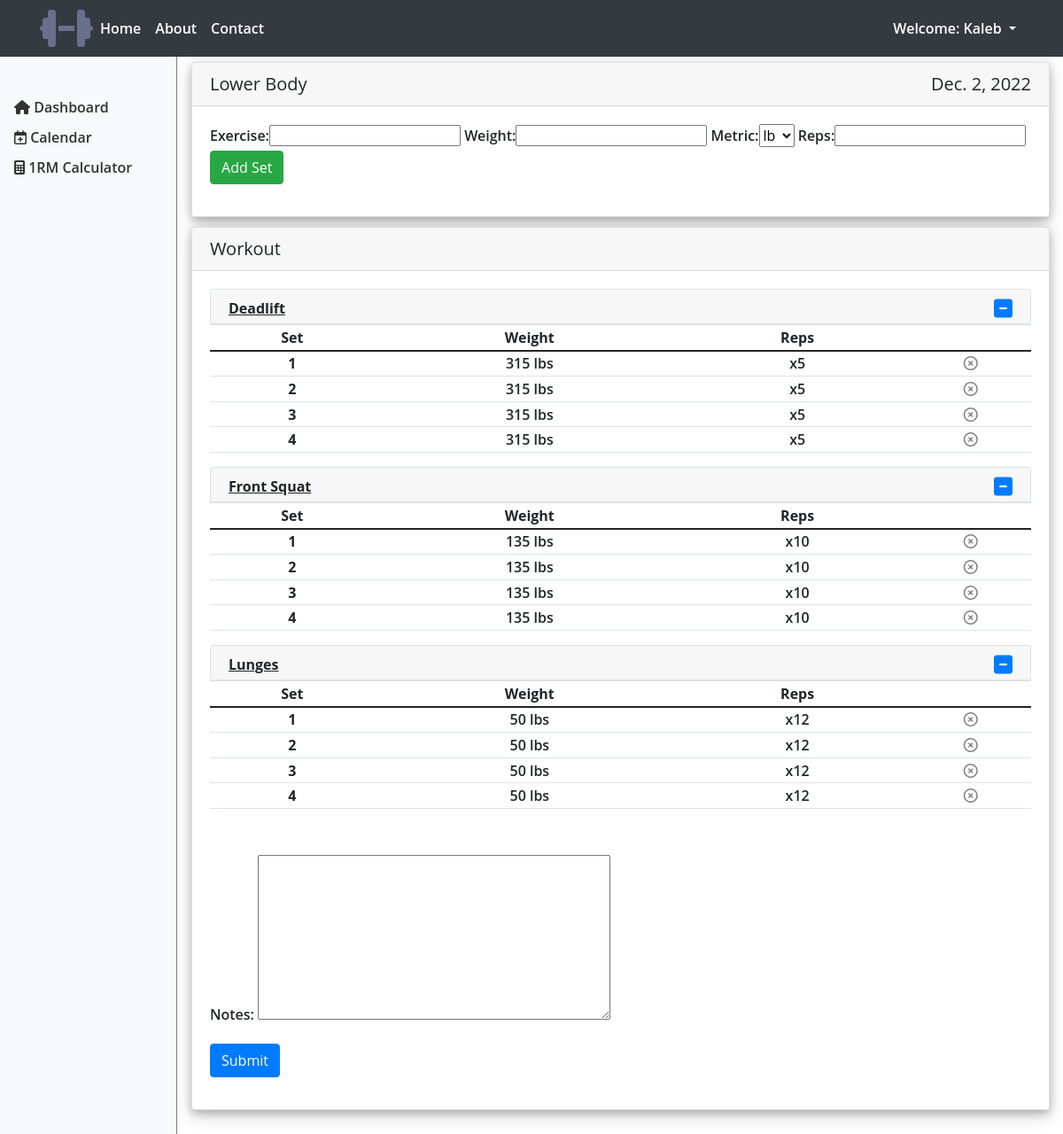
The app's page /7 (signed in) with its own data.
### fit_tracker/models.py (models this page shows, shortened)
class WorkoutName(models.Model):
    name = models.CharField(max_length=200)
    date = models.ForeignKey(
        WorkoutDate, on_delete=models.CASCADE, related_name="workoutname", null=True)

class WorkoutDate(models.Model):
    user = models.ForeignKey(
        User, on_delete=models.CASCADE, related_name="workoutdate", null=True)
    date = models.DateField()
    def __str__(self):
        return str(self.date)

class Exercise(models.Model):
    name = models.CharField(max_length=200)
    workout = models.ForeignKey(
        WorkoutName, on_delete=models.CASCADE, related_name="exercise", null=True)

class ExerciseSet(models.Model):
    METRICS = (
        ("lb", "lb"),
        ("kg", "kg"),
    )
    exercise = models.ForeignKey(
        Exercise, on_delete=models.CASCADE, related_name="exerciseset", null=True)
    weight = models.IntegerField()
    metric = models.CharField(max_length=2, choices=METRICS, default='lb')
    reps = models.IntegerField()

### fit_tracker/views.py (the view)
# urls.py: path("<int:id>", views.index, name="index"),
def index(response, id):
    x = WorkoutName.objects.get(id=id)
    ls = WorkoutDate.objects.get(id=id)
    if response.user != ls.user:
        return HttpResponse(status=403)
    if response.method == "POST":
        if 'notes' in response.POST:
            if x.notes.count() == 0:
                noteform = AdditionalNotes(response.POST)
                if noteform.is_valid():
                    note = noteform.cleaned_data["notes"]
                    n = Note(notes=note)
                    n.save()
                    x.notes.add(n)
            else:
                noteform = AdditionalNotes(response.POST)
                if noteform.is_valid():
                    note = noteform.cleaned_data["notes"]
                    noteId = x.notes.values('id')[0]['id']
                    Note.objects.filter(id=noteId).update(notes=note)
                    noteform = AdditionalNotes()
        else:
            noteform = AdditionalNotes()
        if 'exercise' in response.POST:
            form = LogExercises(response.POST)
            if form.is_valid():
                e = form.cleaned_data["exercise"]
                w = form.cleaned_data["weight"]
                m = form.cleaned_data["metric"]
                r = form.cleaned_data["reps"]
                if not x.exercise.filter(name=e).exists():
                    ex = Exercise(name=e)
                    exSets = ExerciseSet(weight=w, metric=m, reps=r)
                    ex.save()
                    exSets.save()
                    x.exercise.add(ex)
                    ex.exerciseset.add(exSets)
                else:
                    exId = x.exercise.filter(name=e).values('id')
                    exId = exId[0]['id']
                    ex = Exercise(id=exId)
                    exSets = ExerciseSet(weight=w, metric=m, reps=r)
                    exSets.save()
                    ex.exerciseset.add(exSets)
        else:
            form = LogExercises()
    else:
        if x.notes.count() > 0:
            ntId = x.notes.values('id')[0]['id']
            nt = Note.objects.get(id=ntId)
            noteform = AdditionalNotes(initial={'notes': nt})
        else:
            noteform = AdditionalNotes()
        form = LogExercises()
    return render(response, "fit_tracker/log.html", {"ls": ls, "form": form, "noteform": noteform})

### fit_tracker/forms.py
class LogExercises(forms.Form):
    METRICS = (
    ("lb", "lb"),
    ("kg", "kg"),
    )
    exercise = forms.CharField(label="Exercise",max_length=200)
    weight = forms.IntegerField()
    metric = forms.ChoiceField(choices = METRICS)
    reps = forms.IntegerField()

class AdditionalNotes(ModelForm):
    class Meta:
        model = Note
        fields= ["notes"]

### fit_tracker/templates/fit_tracker/log.html (shortened to what this page needs)
{% extends 'fit_tracker/base.html' %}
{% load static %}
{% block content %}
<link href="//netdna.bootstrapcdn.com/font-awesome/3.2.1/css/font-awesome.css" rel="stylesheet">
<link rel="stylesheet" href="https://cdnjs.cloudflare.com/ajax/libs/bootstrap-datepicker/1.9.0/css/bootstrap-datepicker.min.css" />
<link rel="stylesheet" type="text/css" href="{% static 'CSS/dashboard.css' %}">
{% for wkout in ls.workoutname.all %}
<div style="height: 220px;" class="container-fluid topdiv">
    <div class="card formcard">
      <h5 class="card-header" name = "{{ wkout.name }}" > {{ wkout.name }}<span style="float:right;">{{ls.date}}</span></h5>
      <div class="card-body">
        <form  action="" method="post" class="form-group">
          {{form}}
          <button type="submit" name="save" class= "btn btn-success">Add Set</button>
        </form>
      </div>
    </div>
</div>
{% endfor %}
<div class="container-fluid">
{% for wkout in ls.workoutname.all %}
<br><br>
<div class="card">
  <h5 class="card-header">Workout</h5>
  <div class="card-body">
  {% for e in wkout.exercise.all %}
  <div id="tablesDiv" >
   <div style="height: 40px;" class="card-header border">
  <h6><b><u>{{ e.name }}</u></b></h6>
  </div>
  <div class = "collapse" id="wTable{{ forloop.counter }}{{ ls }}" >
  <table class="table table-sm table-hover">
    <thead>
      <tr class="text-center">
        <th scope="col sm-3">Set</th>
        <th scope="col sm-3">Weight</th>
        <th scope="col sm-3">Reps</th>
        <th scope="col sm-3"></th>
      </tr>
    </thead>
    <tbody>
      {% for es in e.exerciseset.all %}
      <tr class="text-center">
        <th scope="row">{{ forloop.counter }} </th>
        <td>{% if es.weight == 0 %} bodyweight {% else %} {{ es.weight }} {{ es.metric }}s {% endif %}</td>
        <td>x{{ es.reps }}</td>
        <td><a name= "{{ es.id }}" href="{% url 'delete_set' es.id  %}"><i class="far fa-times-circle" style="color:grey;"></i></a></td>
      </tr>
      {% endfor %}
    </tbody>
  </table>
  </div>
  </div>
  {% endfor %}
  <br><br>
  {% for wkout in ls.workoutname.all %}
    {% for note in wkout.notes.all %}
      <div class="note bg-white">
      <p><b>Notes: </b></p>
      <div class="border-top my-3 bg-light"></div>
      <p>{{ note | safe }}</p>
       </div>
      <form id="editform"  action="" method="post" class="form-group" style="display: none;">
        {% csrf_token %}
         {{ noteform.media }}
        {{noteform.as_p}}
              <button type="submit" name="save" class= "btn btn-primary">Save</button>
              <a  id="cancelNote" class= "btn btn-secondary text-white">Cancel</a>
      </form>
      <div class="note">
      <small><a id="editNote" href="javascript:void();">Edit</a> | <a  data-toggle="modal" data-target="#ModalCenter" href="#">Delete</a></small>
      </div>
      <div class="modal fade" id='ModalCenter' tabindex="-1" role="dialog" aria-labelledby="exampleModalCenterTitle" aria-hidden="true">
                          <div class="modal-dialog modal-dialog-centered" role="document">
                            <div class="modal-content">
                              <div class="modal-header">
                                <h5 class="modal-title" id="ModalLTitle">Delete Note</h5>
                                <button type="button" class="close" data-dismiss="modal" aria-label="Close">
                                  <span aria-hidden="true">&times;</span>
                                </button>
                              </div>
                              <div class="modal-body text-wrap">
                              Are you sure you want to delete notes?
                              </div>
                              <div class="modal-footer">
                                <button type="button" class="btn btn-secondary" data-dismiss="modal">Close</button>
                                <a href="{% url 'delete_note' note.id  %}" type="button" class="btn btn-danger">Delete</a>
                        </div>
                    </div>
                </div>
          </div>
      {% empty %}
      <form action="" method="post" class="form-group">
        {{noteform.as_p}}
        <button type="submit" name="save" class= "btn btn-primary">Submit</button>
      </form>
    {% endfor %}
  {% endfor %}
   </div>
  </div>
{% endfor %}
<br><br>
</div>
{% endblock %}

### fit_tracker/templates/fit_tracker/base.html (shortened to what this page needs)
<!doctype html>
{% load static %}
<html lang="en" dir="ltr">
<head>
  <link href="https://cdn.jsdelivr.net/npm/bootstrap@5.0.0-beta1/dist/css/bootstrap.min.css" rel="stylesheet"
>
  <link rel="stylesheet" href="https://cdnjs.cloudflare.com/ajax/libs/font-awesome/5.15.1/css/all.min.css">
  <link rel="stylesheet" href="https://maxcdn.bootstrapcdn.com/bootstrap/4.4.1/css/bootstrap.min.css">
  <link rel="stylesheet" type="text/css" href="{% static 'CSS/fit_tracker.css' %}">
</head>
<body>
  <nav class="navbar navbar-expand-lg navbar-dark bg-dark sticky-top">
    <div class="container">
      <a href="{% url 'home' %}"> <span class="fas fa-dumbbell"
          style="font-size:48px; right: 30px; color: #6a6f8c;"></i></span></a>
      <div class="collapse navbar-collapse" id="navbarNav">
        <div class="navbar-collapse collapse w-100 order-1 order-md-0 dual-collapse2" id="navbarNav">
          <ul class="navbar-nav mr-auto">
            <li class="nav-item active">
              <a class="nav-link" href="{% url 'home' %}">Home <span class="sr-only">(current)</span></a>
            </li>
            <li class="nav-item active">
              <a class="nav-link" href="{% url 'about' %}">About </a>
            </li>
            <li class="nav-item active">
              <a class="nav-link" href="{% url 'contact' %}">Contact </a>
            </li>
          </ul>
        </div>
        {% if user.is_authenticated %}
        <ul class="navbar-nav ml-auto">
          <li class="nav-item dropdown nav-item active">
            <a class="nav-link dropdown-toggle" href="#" id="navbardrop" data-toggle="dropdown">
              Welcome: {{ user.username }}
            </a>
          </li>
        </ul>
        {% endif %}
      </div>
    </div>
  </nav>
  {% if user.is_authenticated %}
  <nav class="col-md-2 d-none d-md-block bg-light sidebar">
    <div class="sidebar-sticky position-fixed">
      <ul class="nav flex-column mt-5">
        <li id="sideItems" class="nav-item">
          <a class="side nav-link" href="{% url 'home' %}">
            <span><i class="fas fa-home"></i></span>
            Dashboard
          </a>
        </li>
        <li class="nav-item">
          <a class="side nav-link" href="{% url 'calendar' %}">
            <span><i class="far fa-calendar-plus"></i></span>
            Calendar
          </a>
        </li>
        <li class="nav-item">
          <a class="side nav-link" href="{% url 'calculator' %}">
            <span><i class="fas fa-calculator"></i></span>
            1RM Calculator
          </a>
        </li>
      </ul>
    </div>
  </nav>
  {% endif %}
  {% block content %}
  {% endblock %}
</body>
</html>

### static/CSS/fit_tracker.css (style rules this page uses)
body { margin: 0; font: 600 16px/18px 'Open Sans', sans-serif }

### fit_tracker/static/CSS/dashboard.css (style rules this page uses)
.sidebar { position: fixed; top: 0; bottom: 0; left: 0; z-index: 100; padding: 0; box-shadow: inset -1px 0 0 rgba(0, 0, 0, .5); }
.sidebar-sticky { position: -webkit-sticky; position: sticky; top: 48px; height: calc(100vh - 48px); padding-top: .5rem; overflow-x: hidden; overflow-y: auto; }
.sidebar .nav-link { color: #333; }
.navbar { position: fixed; width: 100%; }
@media only screen and (min-width : 320px) { .container-fluid { padding-left: 20%; } }
@media only screen and (min-width : 480px) { .container-fluid { padding-left: 18%; } }
@media only screen and (min-width : 768px) { .container-fluid { padding-left: 18%; } }
@media only screen and (min-width : 992px) { .container-fluid { padding-left: 18%; } }
@media only screen and (min-width : 1200px) { .container-fluid { padding-left: 18%; } }
.topdiv { padding-top: 70px; }
.card { box-shadow: 0 4px 8px 0 rgba(0, 0, 0, 0.2), 0 6px 20px 0 rgba(0, 0, 0, 0.19); }

### records on screen
WorkoutName: name "Lower Body"
WorkoutDate: date "Dec. 2, 2022"
Exercise: name "Deadlift"
ExerciseSet: weight "315", metric "lb", reps "5"
ExerciseSet: weight "315", metric "lb", reps "5"
ExerciseSet: weight "315", metric "lb", reps "5"
ExerciseSet: weight "315", metric "lb", reps "5"
Exercise: name "Front Squat"
ExerciseSet: weight "135", metric "lb", reps "10"
ExerciseSet: weight "135", metric "lb", reps "10"
ExerciseSet: weight "135", metric "lb", reps "10"
ExerciseSet: weight "135", metric "lb", reps "10"
Exercise: name "Lunges"
ExerciseSet: weight "50", metric "lb", reps "12"
ExerciseSet: weight "50", metric "lb", reps "12"
ExerciseSet: weight "50", metric "lb", reps "12"
ExerciseSet: weight "50", metric "lb", reps "12"

### other values on screen
{{ user.username }} "Kaleb"
